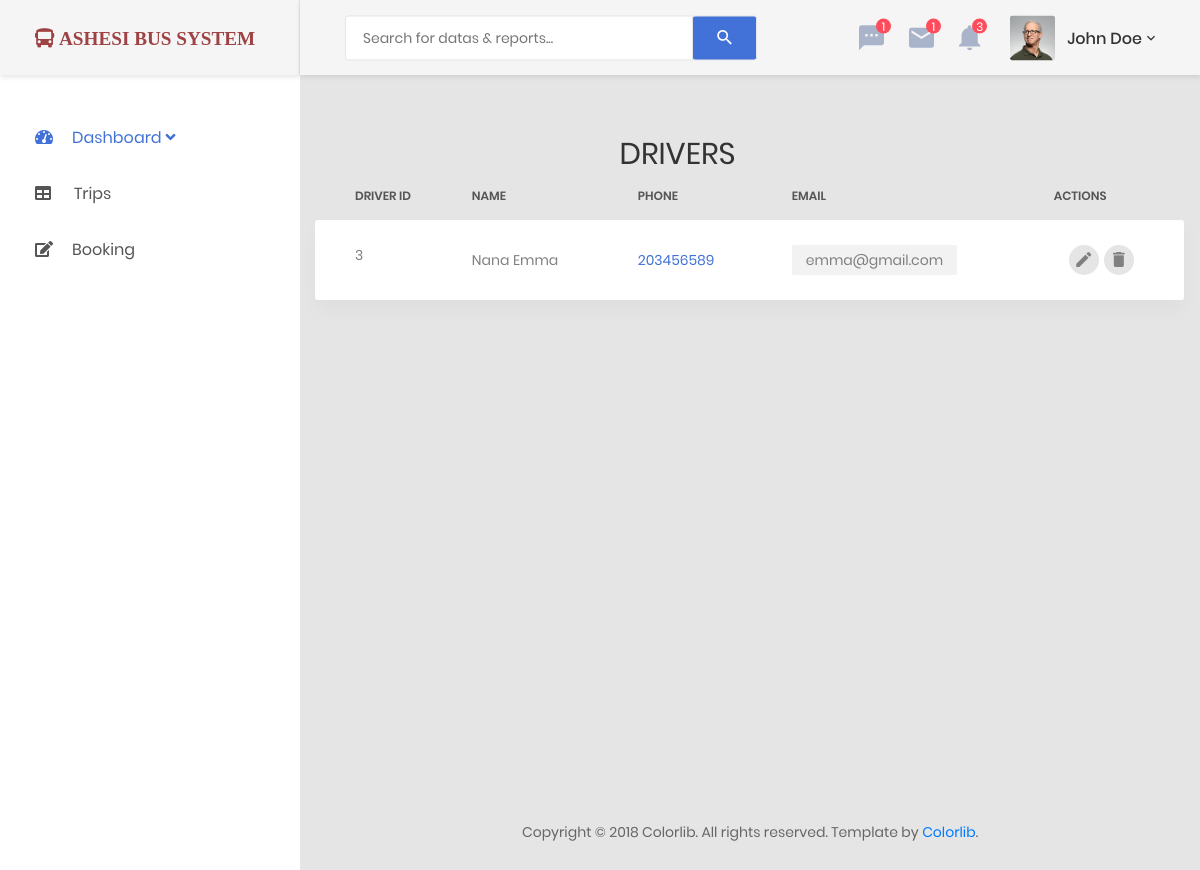
The page /admin/driver.php on the database its author committed.
### tables this page shows
CREATE TABLE `users` (
  `user_id` int(11) NOT NULL,
  `first_name` varchar(255) NOT NULL,
  `last_name` varchar(255) NOT NULL,
  `email` varchar(255) NOT NULL,
  `password` varchar(60) NOT NULL,
  `phone_number` int(20) NOT NULL,
  `role` int(2) NOT NULL,
  `date_created` timestamp NOT NULL DEFAULT current_timestamp()
);

### admin/driver.php (the view, shortened to what this page needs)
<?php include 'styles.php'; ?>
<?php require '../config/connection.php'; ?>
<?php
    $stmt = $connection->prepare("SELECT user_id, first_name, last_name, phone_number, email FROM users WHERE role = 2");
    $stmt->execute();
    $result = $stmt->get_result();
?>
<!DOCTYPE html>
<html lang="en">
<head>
</head>
<body>
    <div class="page-wrapper">
        <?php include 'side-menu.php'; ?>
        <?php include 'desktop-header.php'; ?>
        <div class="page-container">
            <div class="main-content">
                <section class="p-t-20">
                    <div class="container">
                        <div class="row">
                            <div class="col-md-12">
                                <h2 class="title-1" style="margin-left:35%">DRIVERS</h2>
                                <div class="table-responsive table-responsive-data2">
                                    <table class="table table-data2">
                                        <thead>
                                            <tr>
                                                <th>Driver ID</th>
                                                <th>Name</th>
                                                <th>Phone</th>
                                                <th>Email</th>
                                                <th>Actions</th>
                                            </tr>
                                        </thead>
                                        <tbody>
                                            <?php if ($result->num_rows > 0): ?>
                                                <?php while ($row = $result->fetch_assoc()): ?>
                                                    <tr class="tr-shadow">
                                                        <td><?= htmlspecialchars($row['user_id']); ?></td>
                                                        <td><?= htmlspecialchars($row['first_name'] . ' ' . $row['last_name']); ?></td>
                                                        <td class="desc"><?= htmlspecialchars($row['phone_number']); ?></td>
                                                        <td><span class="block-email"><?= htmlspecialchars($row['email']); ?></span></td>
                                                        <td>
                                                            <div class="table-data-feature">
                                                                <button class="item" data-toggle="tooltip" data-placement="top" title="Edit">
                                                                    <i class="zmdi zmdi-edit"></i>
                                                                </button>
                                                                <button class="item" data-toggle="tooltip" data-placement="top" title="Delete">
                                                                    <i class="zmdi zmdi-delete"></i>
                                                                </button>
                                                            </div>
                                                        </td>
                                                    </tr>
                                                    <tr class="spacer"></tr>
                                                <?php endwhile; ?>
                                            <?php else: ?>
                                                <tr>
                                                    <td colspan="5">No drivers found</td>
                                                </tr>
                                            <?php endif; ?>
                                        </tbody>
                                    </table>
                                </div>
                            </div>
                        </div>
                    </div>
                </section>
            </div>
            <?php include 'footer.php'; ?>
        </div>
    </div>
</body>
</html>

### rows shown on the page
users: user_id "3", first_name+last_name "Nana Emma", phone_number "203456589", email "emma@gmail.com"
